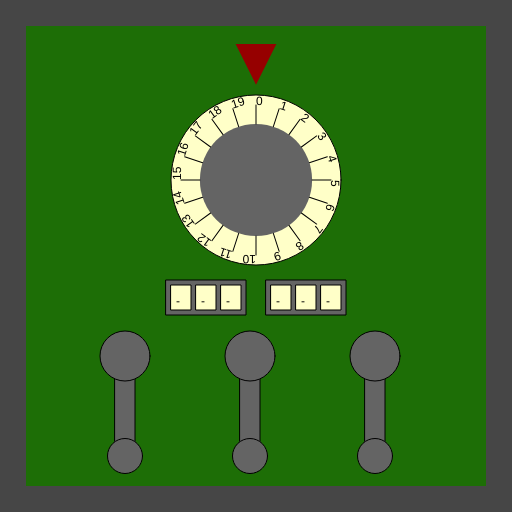
Frame 1 (no input)
Frame 60 (no input): identical to frame 1, image omitted
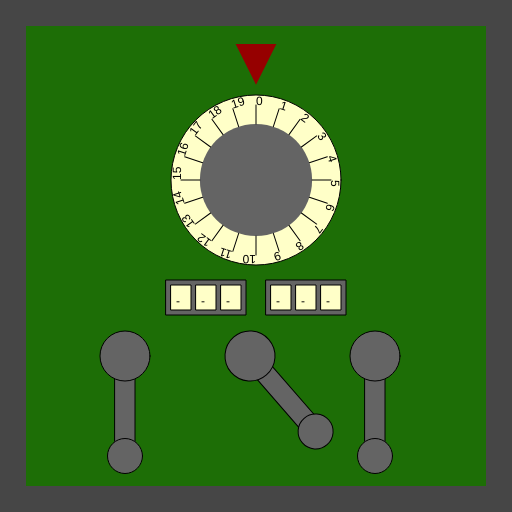
Frame 120 (the mouse pressed at the canvas centre since frame 60)

The p5.js sketch that drew these frames (run headless with seeded random() and noise() and a simulated clock; from frame 60 on, the mouse is pressed at the canvas centre):

// p5.js sketch
// ── sketch.js
/*

Officer: 6680513
CaseNum: 303-3-28835931-6680513

Case 303 - The Case of the Crooked Attorney
Stage 4 - The Courthouse

Torvalds has his final safe in his courthouse chambers. Luckily there is a court case proceeding.
You can sneak into his chambers whilst he makes his closing statement.

Crack the safe by doing the following:

	Whilst the mouse is being dragged:
	- Use the 'map' function to scale mouseY to values ranging from 3 to 15.
	- Assign the output to classified_storage_code_0

	Whilst the mouse is being dragged:
	- Use the 'map' function to scale mouseX to values ranging from 3 to 19.
	- Assign the output to classified_storage_code_1

	When any key is released:
	- Make classified_storage_code_2 equal to the value of 'key'

	When the mouse button is released:
	- Use the 'map' function to scale mouseY to values ranging from 17 to 69.
	- Assign the output to classified_storage_code_3

	When the mouse button is pressed:
	- Use the 'map' function to scale mouseY to values ranging from 11 to 71.
	- Assign the output to classified_storage_code_4

	Whilst the mouse is being dragged:
	- Use the 'map' function to scale mouseY to values ranging from 22 to 71.
	- Assign the output to classified_storage_code_5



This time you'll need to create the relevant event handlers yourself.

There are many possible ways of investigating this case, but you
should use ONLY the following commands:

	- The assignment operator aka. the equals sign !
	- mouseX, mouseY
	- key, keyCode
	- random
	- map

*/

//declare the variables

var classified_storage_code_0;
var classified_storage_code_1;
var classified_storage_code_2;
var classified_storage_code_3;
var classified_storage_code_4;
var classified_storage_code_5;


function preload()
{
	//IMAGES WILL BE LOADED HERE

}

function setup()
{
	createCanvas(512,512);

	//initialise the variables
	classified_storage_code_0 = 0;
	classified_storage_code_1 = "";
	classified_storage_code_2 = "";
	classified_storage_code_3 = 0;
	classified_storage_code_4 = 0;
	classified_storage_code_5 = 0;

}

///////////////////EVENT HANDLERS///////////////////

//Create event handlers here to open the safe ...
//Whilst the mouse is being dragged:
//	- Use the 'map' function to scale mouseY to values ranging from 3 to 15.
//	- Assign the output to classified_storage_code_0
// 	- Use the 'map' function to scale mouseX to values ranging from 3 to 19.
// 	- Assign the output to classified_storage_code_1
// 	- Use the 'map' function to scale mouseY to values ranging from 22 to 71.
// 	- Assign the output to classified_storage_code_5
function mouseDragged() {
	classified_storage_code_0 = map(mouseY, 0, height, 3, 15);
	classified_storage_code_1 = map(mouseX, 0, width, 3, 19);
	classified_storage_code_5 = map(mouseY, 0, height, 22, 71);
}

// When any key is released:
// 	- Make classified_storage_code_2 equal to the value of 'key'
function keyReleased() {
	classified_storage_code_2 = key;
}

// When the mouse button is released:
// 	- Use the 'map' function to scale mouseY to values ranging from 17 to 69.
// 	- Assign the output to classified_storage_code_3
function mouseReleased() {
	classified_storage_code_3 = map(mouseY, 0, height, 17, 69);
}

// When the mouse button is pressed:
// 	- Use the 'map' function to scale mouseY to values ranging from 11 to 71.
// 	- Assign the output to classified_storage_code_4
function mousePressed() {
	classified_storage_code_4 = map(mouseY, 0, height, 11, 71);
}

///////////////DO NOT CHANGE CODE BELOW THIS POINT///////////////////

function draw()
{

	//Draw the safe door
	background(70);
	noStroke();
	fill(29,110,6);
	rect(26,26,width-52,width-52);

	//Draw the combination dial
	push();
	translate(256,180);
	drawDial(170,classified_storage_code_0,20);
	pop();

	//Draw the spinners
	push();
	translate(206,280);
	drawSpinner(3, classified_storage_code_1);
	pop();

	push();
	translate(306,280);
	drawSpinner(3, classified_storage_code_2);
	pop();

	//Draw the levers
	push();
	translate(125,356);
	drawLever(classified_storage_code_3);
	pop();

	push();
	translate(250,356);
	drawLever(classified_storage_code_4);
	pop();

	push();
	translate(375,356);
	drawLever(classified_storage_code_5);
	pop();

}

function drawDial(diameter,num,maxNum)
{
	//the combination lock

	var r = diameter * 0.5;
	var p = r * 0.6;

	stroke(0);
	fill(255,255,200);
	ellipse(0,0,diameter,diameter);
	fill(100);
	noStroke();
	ellipse(0,0,diameter*0.66,diameter*0.66);
	fill(150,0,0);
	triangle(
		-p * 0.4,-r-p,
		p * 0.4,-r-p,
		0,-r-p/5
	);

	noStroke();

	push();
	var inc = 360/maxNum;

	rotate(radians(-num * inc));
	for(var i = 0; i < maxNum; i++)
	{
		push();
		rotate(radians(i * inc));
		stroke(0);
		line(0,-r*0.66,0,-(r-10));
		noStroke();
		fill(0);
		text(i,0,-(r-10));
		pop();
	}

	pop();
}

function drawLever(rot)
{
	push();
	rotate(radians(-rot))
	stroke(0);
	fill(100);
	rect(-10,0,20,100);
	ellipse(0,0,50,50);
	ellipse(0,100,35,35);
	pop();
}

function drawSpinner(numSpinners, val)
{
	var sw = 20;
	var ow = (sw + 5) * numSpinners + 5;
	stroke(0);
	fill(100);
	rect(-ow/2,0,ow,35);
	if(typeof(val) == "number")
	{
		val = floor(val).toString(); //convert to string
	}
	var d = numSpinners - val.length;

	for(var d = numSpinners - val.length; d > 0; d--)
	{
		val = "-" + val;
	}

	for(var i = 0; i < numSpinners; i++)
	{
		stroke(0);
		fill(255,255,200);
		rect(-ow/2 + i * (sw + 5) + 5,5,20,25);
		fill(0);
		noStroke();
		text(val[i],-ow/2 + sw/2 + i * (sw +5),25);
	}

}
